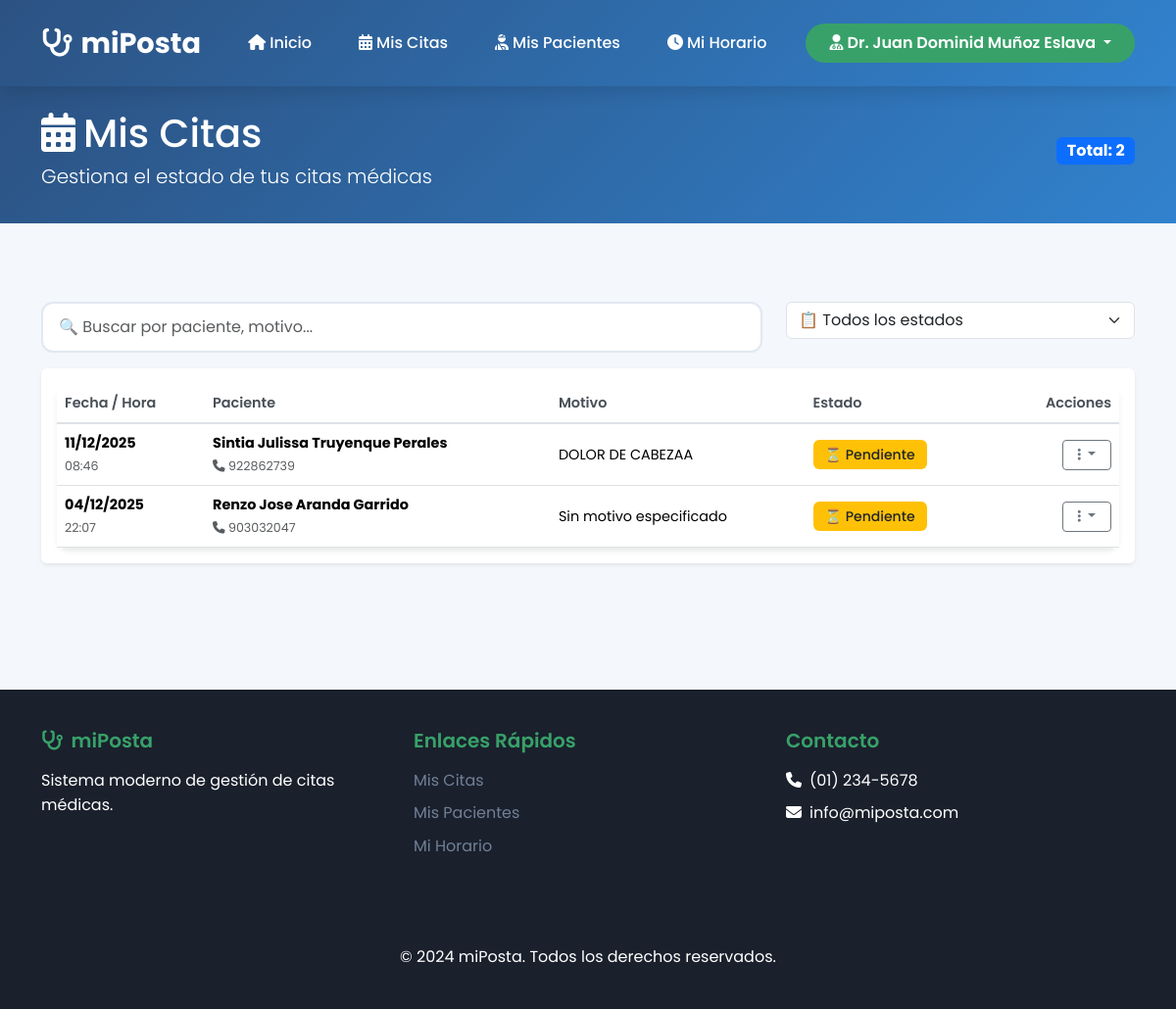
The app's page /medico/mis-citas/ (signed in), older data.
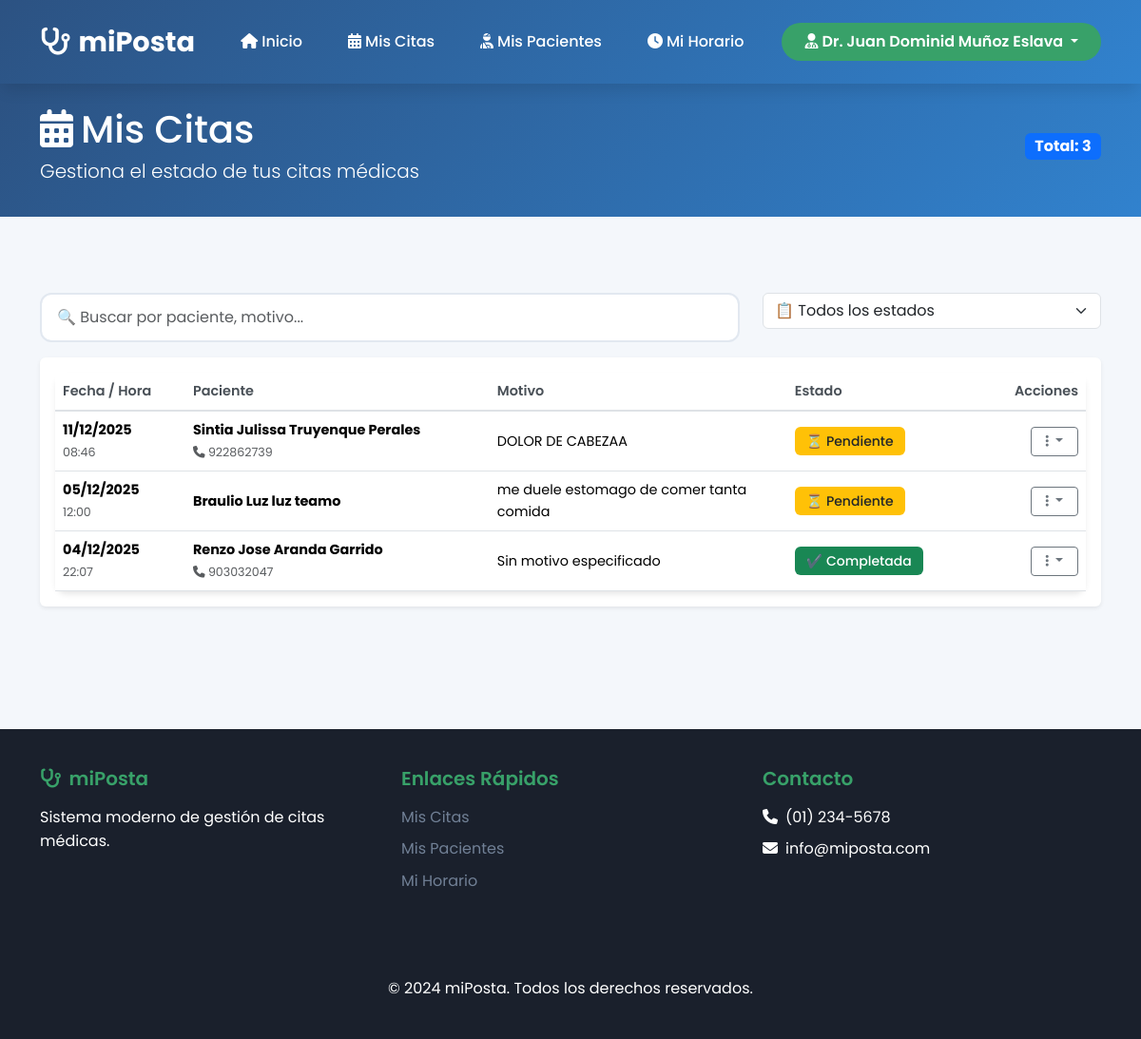
The same page, newer data.
### core/models.py (models this page shows, shortened)
class Cita(models.Model):
    ESTADOS = [
        ('PENDIENTE', 'Pendiente'),
        ('CONFIRMADA', 'Confirmada'),
        ('CANCELADA', 'Cancelada'),
        ('COMPLETADA', 'Completada'),
    ]
    paciente = models.ForeignKey(Usuario, on_delete=models.CASCADE, related_name='citas_paciente', limit_choices_to={'rol': 'PACIENTE'})
    medico = models.ForeignKey(Usuario, on_delete=models.CASCADE, related_name='citas_medico', limit_choices_to={'rol': 'MEDICO'})
    especialidad = models.ForeignKey(Especialidad, on_delete=models.SET_NULL, null=True, blank=True)
    fecha_hora = models.DateTimeField()
    motivo = models.TextField()
    estado = models.CharField(max_length=20, choices=ESTADOS, default='PENDIENTE')
    notas = models.TextField(blank=True)
    creado_en = models.DateTimeField(auto_now_add=True)
    actualizado_en = models.DateTimeField(auto_now=True)
    class Meta:
        db_table = 'citas'
        ordering = ['-fecha_hora']
        verbose_name = 'Cita'
        verbose_name_plural = 'Citas'

class Usuario(AbstractUser):
    ROLES = [
        ('ADMIN', 'Administrador'),
        ('MEDICO', 'Médico'),
        ('PACIENTE', 'Paciente'),
    ]
    rol = models.CharField(max_length=10, choices=ROLES, default='PACIENTE')
    telefono = models.CharField(max_length=15, blank=True)
    direccion = models.TextField(blank=True)
    fecha_nacimiento = models.DateField(null=True, blank=True)
    class Meta:
        db_table = 'usuarios'
        verbose_name = 'Usuario'
        verbose_name_plural = 'Usuarios'

### core/views.py (the view)
# urls.py: path('medico/mis-citas/', views.medico_mis_citas, name='medico_mis_citas'),
@login_required
def medico_mis_citas(request):
    if request.user.rol != 'MEDICO':
        messages.error(request, 'No tienes permisos para acceder')
        return redirect('login')
    citas = Cita.objects.filter(medico=request.user).select_related('paciente', 'especialidad').order_by('-fecha_hora')
    estado_filtro = request.GET.get('estado', '')
    if estado_filtro:
        citas = citas.filter(estado=estado_filtro)
    paginator = Paginator(citas, 10)
    page_number = request.GET.get('page', 1)
    mis_citas = paginator.get_page(page_number)
    context = {
        'mis_citas': mis_citas,
        'total_citas': citas.count(),
        'estado_filtro': estado_filtro,
    }
    return render(request, 'medico/pages/mis_citas.html', context)

### templates/medico/pages/mis_citas.html (shortened to what the changed rows need)
{% load static %}
<!DOCTYPE html>
<html lang="es">
<head>
  <link href="https://cdn.jsdelivr.net/npm/bootstrap@5.3.2/dist/css/bootstrap.min.css" rel="stylesheet">
  <link rel="stylesheet" href="https://cdnjs.cloudflare.com/ajax/libs/font-awesome/6.4.0/css/all.min.css">
  <link rel="stylesheet" href="{% static 'css/styles.css' %}">
</head>
<body>
  <section class="dashboard-header">
    <div class="container">
      <div class="row align-items-center">
        <div class="col-lg-8">
          <h1 class="mb-1"><i class="fas fa-calendar-alt me-2"></i>Mis Citas</h1>
        </div>
        <div class="col-lg-4 text-lg-end mt-3 mt-lg-0">
          <span class="badge bg-primary fs-6">Total: {{ total_citas }}</span>
        </div>
      </div>
    </div>
  </section>
  <div class="section-padding">
    <div class="container">
      {% if mis_citas %}
      <div class="bg-white rounded shadow-sm card-custom p-3">
        <div class="table-container">
          <table class="table table-hover align-middle mb-0 table-custom">
            <thead>
              <tr>
                <th style="min-width: 100px;">Fecha / Hora</th>
                <th style="min-width: 180px;">Paciente</th>
                <th style="min-width: 150px;">Motivo</th>
                <th style="min-width: 120px;">Estado</th>
                <th class="text-end" style="min-width: 100px;">Acciones</th>
              </tr>
            </thead>
            <tbody id="citasBody">
              {% for cita in mis_citas %}
              <tr data-estado="{{ cita.estado }}" data-id="{{ cita.id }}">
                <td>
                  <strong>{{ cita.fecha_hora|date:"d/m/Y" }}</strong>
                  <br>
                  <small class="text-muted">{{ cita.fecha_hora|date:"H:i" }}</small>
                </td>
                <td>
                  <strong>{{ cita.paciente.get_full_name|default:cita.paciente.username }}</strong>
                  {% if cita.paciente.telefono %}
                  <br><small class="text-muted"><i class="fas fa-phone"></i> {{ cita.paciente.telefono }}</small>
                  {% endif %}
                </td>
                <td>{{ cita.motivo|truncatewords:15|default:"Sin motivo especificado" }}</td>
                <td>
                  <span class="badge badge-custom estado-badge
                    {% if cita.estado == 'PENDIENTE' %}bg-warning text-dark
                    {% elif cita.estado == 'CONFIRMADA' %}bg-info
                    {% elif cita.estado == 'COMPLETADA' or cita.estado == 'ATENDIDA' %}bg-success
                    {% elif cita.estado == 'CANCELADA' %}bg-secondary
                    {% else %}bg-primary
                    {% endif %}">
                    {% if cita.estado == 'PENDIENTE' %}⏳ Pendiente
                    {% elif cita.estado == 'CONFIRMADA' %}✅ Confirmada
                    {% elif cita.estado == 'COMPLETADA' %}✔️ Completada
                    {% elif cita.estado == 'ATENDIDA' %}✔️ Atendida
                    {% elif cita.estado == 'CANCELADA' %}❌ Cancelada
                    {% else %}{{ cita.estado }}
                    {% endif %}
                  </span>
                </td>
                <td class="text-end">
                  <div class="btn-group action-dropdown">
                    <button type="button" class="btn btn-sm btn-outline-secondary dropdown-toggle" data-bs-toggle="dropdown">
                      <i class="fas fa-ellipsis-v"></i>
                    </button>
                  </div>
                </td>
              </tr>
              {% endfor %}
            </tbody>
          </table>
        </div>
      </div>
      {% else %}
      <div class="alert alert-info">
        <i class="fas fa-info-circle"></i> No hay citas registradas.
      </div>
      {% endif %}
    </div>
  </div>
</body>
</html>

Row changes from the older to the newer data that the page shows:
added Cita: fecha_hora "05/12/2025", fecha_hora "12:00", paciente.get_full_name "Braulio Luz luz teamo", motivo "me duele estomago de comer tanta comida", estado "⏳ Pendiente"
changed Cita "Sin motivo especificado": estado "⏳ Pendiente" → "✔️ Completada"
Text that changed along with them:
{{ total_citas }}: "2" → "3"
